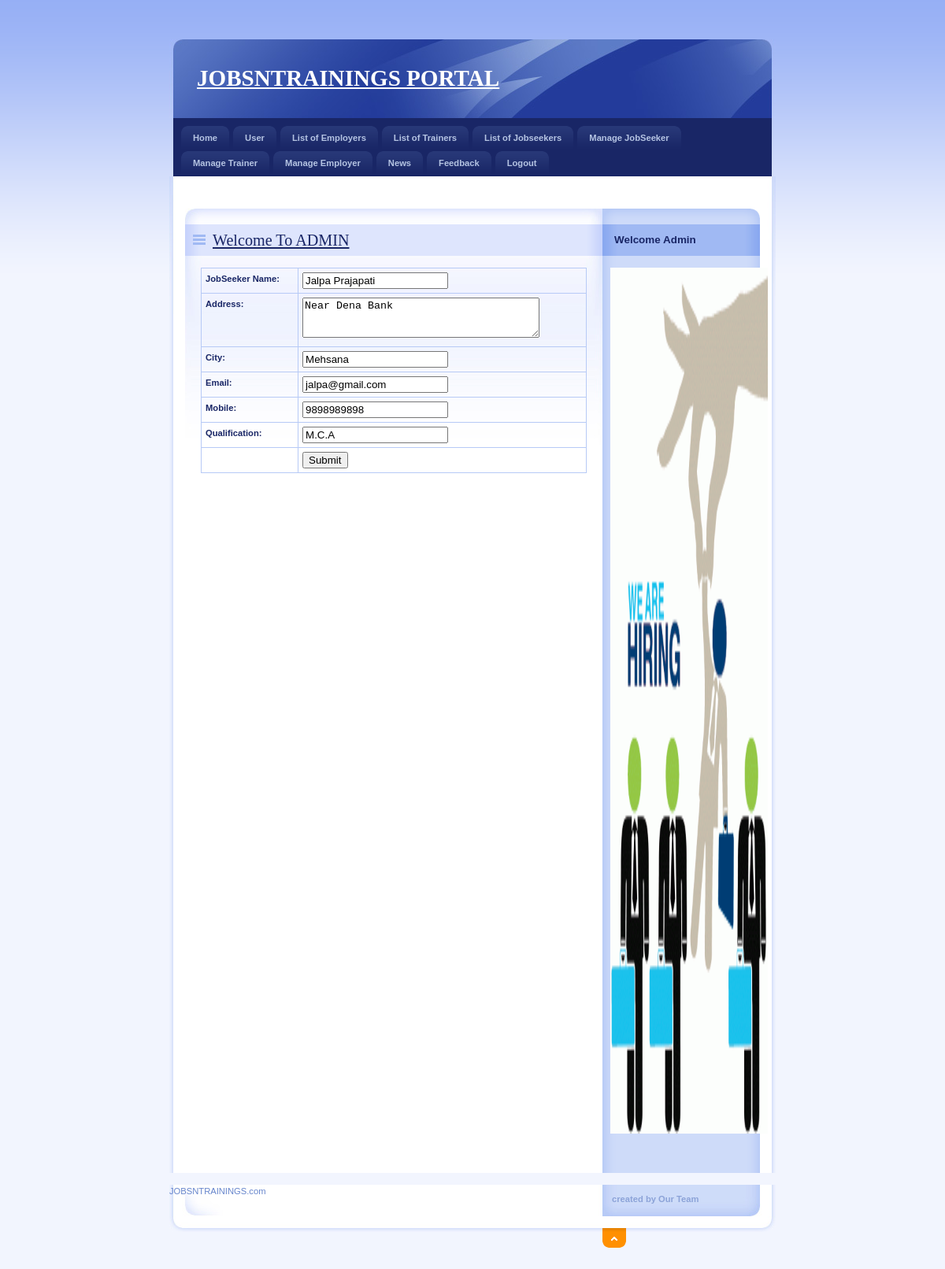
Page /Admin/EditJobseeker.php?JobSeekId=3 on the committed database.
### tables this page shows
CREATE TABLE IF NOT EXISTS `jobseeker_reg` (
  `JobSeekId` int(11) NOT NULL AUTO_INCREMENT,
  `JobSeekerName` varchar(20) NOT NULL,
  `Address` varchar(100) NOT NULL,
  `City` varchar(20) NOT NULL,
  `Email` varchar(40) NOT NULL,
  `Mobile` bigint(20) NOT NULL,
  `Qualification` varchar(20) NOT NULL,
  `Gender` varchar(10) NOT NULL,
  `BirthDate` date NOT NULL,
  `Resume` varchar(200) NOT NULL,
  `Status` varchar(10) NOT NULL,
  `UserName` varchar(20) NOT NULL,
  `Password` varchar(20) NOT NULL,
  `Question` varchar(100) NOT NULL,
  `Answer` varchar(50) NOT NULL,
  PRIMARY KEY (`JobSeekId`),
  KEY `JobSeekId` (`JobSeekId`)
);

### Admin/EditJobSeeker.php (the view, shortened to what this page needs)
<!DOCTYPE html PUBLIC "-//W3C//DTD XHTML 1.0 Strict//EN" "http://www.w3.org/TR/xhtml1/DTD/xhtml1-strict.dtd">
<html xmlns="http://www.w3.org/1999/xhtml" xml:lang="cs" lang="cs">
<head>
    <link rel="stylesheet" media="screen,projection" type="text/css" href="./css/main.css" />
    <link rel="stylesheet" media="print" type="text/css" href="./css/print.css" />
    <link rel="stylesheet" media="aural" type="text/css" href="./css/aural.css" />
    <link href="../SpryAssets/SpryValidationTextField.css" rel="stylesheet" type="text/css" />
    <link href="../SpryAssets/SpryValidationTextarea.css" rel="stylesheet" type="text/css" />
</head>
<body id="www-url-cz">
<div id="main" class="box">
<?php
include "Header.php"
?>
<?php
include "menu.php"
?>
    <div id="page" class="box">
    <div id="page-in" class="box">
        <div id="strip" class="box noprint">
            <p id="breadcrumbs">&nbsp;</p>
        </div>
        <div id="content">
            <div class="article">
                    <h2><span><a href="#">Welcome To ADMIN</a></span></h2>
                    <?php
                                $Id = $_GET['JobSeekId'];
                                $con = mysqli_connect("localhost", "root", "", "job");
                                $sql = "select * from JobSeeker_reg where JobSeekId=" . $Id . "";
                                $result = mysqli_query($con,$sql);
$row = mysqli_fetch_array($result)
?>
<form method="post" action="UpdateJobSeeker.php">
                <table width="100%" height="200" border="1" cellspacing="2" cellpadding="2">
                  <tr>
                    <td><strong>JobSeeker Name:</strong></td>
                    <td><span id="sprytextfield2">
                      <label>
                      <input name="txtName" type="text" id="txtName" value="<?php echo $row['JobSeekerName'];?>" />
                      </label>
                    <span class="textfieldRequiredMsg">A value is required.</span></span></td>
                  </tr>
             <tr>
                    <td><strong>Address:</strong></td>
                    <td><span id="sprytextarea1">
                      <label>
                      <textarea name="txtAddress" id="txtAddress" cols="35" rows="3"><?php echo $row['Address'];?></textarea>
                      </label>
                    <span class="textareaRequiredMsg">A value is required.</span></span></td>
                  </tr>
                  <tr>
                    <td><strong>City:</strong></td>
                    <td><span id="sprytextfield4">
                      <label>
                      <input name="txtCity" type="text" id="txtCity" value="<?php echo $row['City'];?>" />
                      </label>
                    <span class="textfieldRequiredMsg">A value is required.</span></span></td>
                  </tr>
                  <tr>
                    <td><strong>Email:</strong></td>
                    <td><span id="sprytextfield5">
                      <label>
                      <input name="txtEmail" type="text" id="txtEmail" value="<?php echo $row['Email'];?>" />
                      </label>
                    <span class="textfieldRequiredMsg">A value is required.</span></span></td>
                  </tr>
                  <tr>
                    <td><strong>Mobile:</strong></td>
                    <td><span id="sprytextfield6">
                      <label>
                      <input name="txtMobile" type="text" id="txtMobile" value="<?php echo $row['Mobile'];?>" />
                      </label>
                    <span class="textfieldRequiredMsg">A value is required.</span></span></td>
                  </tr>
                  <tr>
                    <td><strong>Qualification:</strong></td>
                    <td><span id="sprytextfield7">
                      <label>
                      <input name="txtArea" type="text" id="txtArea" value="<?php echo $row['Qualification'];?>" />
                      </label>
                    <span class="textfieldRequiredMsg">A value is required.</span></span></td>
                  </tr>
                  <tr>
                  <tr>
                    <td>&nbsp;</td>
                    <td><label>
                      <input type="submit" name="button" id="button" value="Submit" />
                    </label></td>
                  </tr>
                </table>
</form>
              <p>&nbsp;</p>
                <p class="btn-more box noprint">&nbsp;</p>
          </div>
        </div>
            <?php
            include "right.php"
            ?>
        </div>
    </div>
    <?php
    include "footer.php"
    ?>
</div>
</body>
</html>

### Admin/css/main.css (style rules this page uses)
* { min-height:1px; }
body { border:0; margin:0; padding:0; background:#F2F5FE url("../design/bg.gif") 0 0 repeat-x; font:70%/160% "verdana",sans-serif; color:#192666; _text-align:center; }
a { color:#192666; }
p { border:0; margin:15px 0; padding:0; }
div { display:block; border:0; margin:0; padding:0; }
h1, h2, h3, h4, h5 { border:0; margin:15px 0 10px 0; padding:0; font-weight:bold; }
h2 { font-size:180%; line-height:100%; font-family:"georgia",serif; font-weight:normal; }
table { display:table; border-collapse:collapse; margin:15px 0; padding:0; border:1px solid #B7CAF6; font-size:100%; }
tr { display:table-row; }
th, td { display: table-cell; border:1px solid #B7CAF6; margin:0; padding:5px; vertical-align:top; text-align:left; }
form { border:0; margin:0; padding:0; }
a, img, span { border:0; margin:0; padding:0; }
strong, .strong { font-weight:bold; }
.box { min-height:1px; _height:1px; }
.box:after { content:"."; display:block; line-height:0px; font-size:0px; visibility:hidden; clear:both; }
#main { width:770px; margin:50px auto 0 auto; _text-align:left; }
#page { width:770px; min-height:1px; background:#FFF url("../design/bg_page.gif") 0 0 repeat-y; _height:1px; }
#page-in { min-height:1px; padding:10px 0; background:url("../design/bg_page_in.jpg") 0 0 no-repeat; _height:1px; }
#strip { position:relative; clear:both; padding:3px 20px 10px 20px; color:#6182D1; }
#strip p { margin:0; }
#strip #breadcrumbs { width:520px; margin:0; padding:0; }
#content { float:left; width:530px; _width:550px; margin:0; padding:0 0 0 20px; }
#content .article { clear:both; margin:0; padding:20px; background:url("../design/content_article_bg.jpg") 0 0 no-repeat; }
#content .article h2 { margin:0 -20px; padding:10px; background:#DEE5FD url("../design/content_title_bg.gif") 0 0 repeat-y; color:#192666; }
#content .article h2 span { background:url("../design/ico_list.gif") 0 50% no-repeat; padding-left:25px; }
#content .article p { text-align:justify; }
#content .btn-more { margin:0 0 15px 0; padding:0; border:0; position:relative; }

### Admin/css/print.css (style rules this page uses)
body { border:0; margin:0; padding:0; font-size:12pt }
a { color:#000; text-decoration:none; }
h1, h2, h3 { page-break-after:avoid; page-break-inside:avoid; }
table { border-collapse: collapse; border-width:1px; border-style:solid; }
th, td { display:table-cell; border-width:1px; border-style:solid; }
.noprint { display:none; }

### Admin/css/aural.css (style rules this page uses)
body { voice-family:paul,male; volume:loud; speech-rate:slow; richness:90; stress:20; }
h1, h2, h3, h4, h5 { cue-before:url("ping.au"); }
p, table { pause:50ms; }
strong { pitch:medium; pitch-range:60; stress:90; richness:90; }

### rows in the picture
jobseeker_reg: txtName "Jalpa Prajapati", txtAddress "Near Dena Bank", txtCity "Mehsana", txtEmail "jalpa@gmail.com", txtMobile "9898989898", txtArea "M.C.A"
